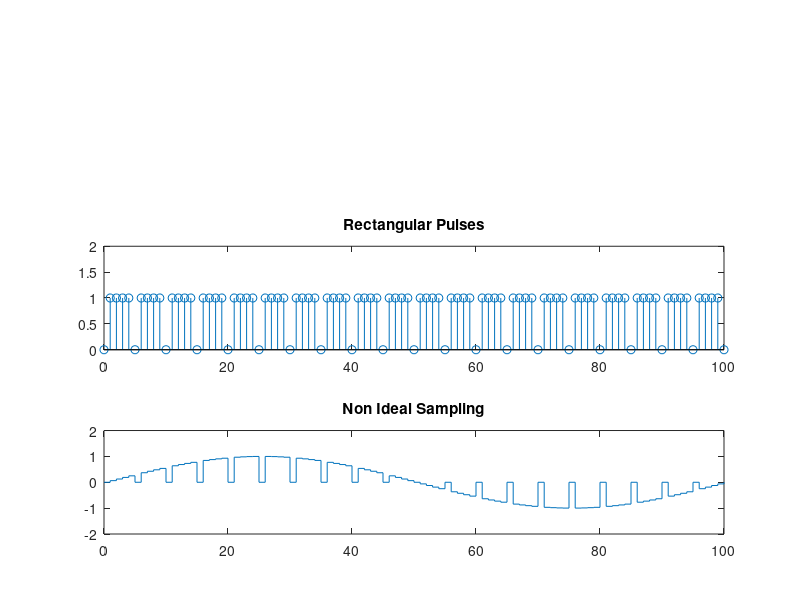

Recreate this plot in MATLAB.
freq=1;
t=0:0.01:1;
N=length(t);
arg=2*pi*freq*t;
y=sin(arg);
subplot(3,1,3);
plot(t,y);
title('Signal Waveform');
m=0:1:100;
ts=5;
for i=0:1:100;
    if(mod(i,ts)~=0)
    rec(i+1)=1;
   else
    rec(i+1)=0;
  end
end

subplot(3,1,2);
stem(m,rec);
title('Rectangular Pulses');
axis([0,100,0,2]);
out=y.*rec;

subplot(3,1,3);
stairs(m,out);
title('Non Ideal Sampling');
axis([0,100,-2,2]);
